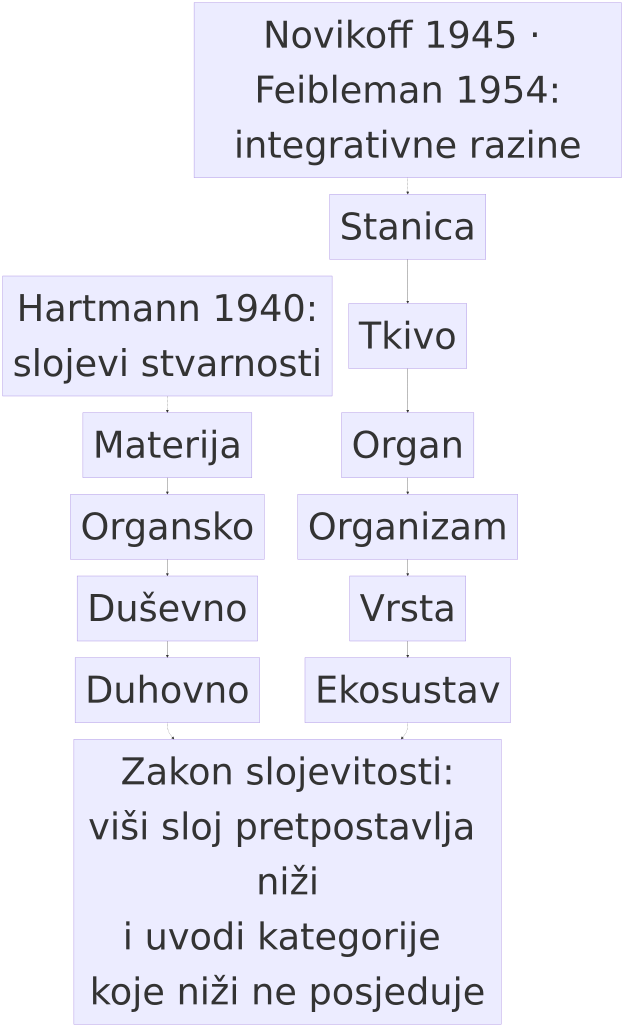
#> input picture figure/dijagram-1-5-slojevi-stvarnosti.png, 1873 x 3081 px (shown at 1/3 size); its folder holds only this picture in this run
$ python check_figure_overflow.py
#> lines starting #> are read from the running program, lines starting #| are printed output that depends on the picture; after the words box and inside, x2 and y2 are one past the last pixel; in counts of white or black regions, pixels touching at a corner belong together
#!/usr/bin/env python3
"""check_figure_overflow.py — mjeri izlazi li tekst iz okvira (bez ljudskog oka).

Zašto: vizualni pregled (`vision_analyze`) je za ovo nepouzdan — u praksi je dvaput
prijavio kvar koji je bila obična glava strelice, a može i prešutjeti stvarno
prelijevanje. Ova provjera je **mjerna**.

Kako mjeri (i zašto baš tako)
-----------------------------
Slova su u renderu **zasebne povezane komponente**, pa se stvarno prelijevanje ne vidi
kao „jedan dugi natpis", nego kao **slova koja nastavljaju red izvan ruba kućice**.
Zato se za svaku kućicu:

  1. nađu komponente teksta čije je središte **unutar** kućice (njezin red teksta),
  2. pogledaju komponente izvan kućice u njezinu susjedstvu (halo) i provjeri je li koja
     **nastavak istoga reda**: preklapa se po visini s unutrašnjim redom i od ruba je
     udaljena manje od ~0,6 visine slova (oznake bridova „da"/„ne" udaljene su više,
     pa se ne broje kao prelijevanje),
  3. isto okomito (red koji pada ispod/iznad kućice).

Alat je **provjeren na kontrolnim slikama** (namjerno prelijevanje lijevo/desno i
okomito, te tekst koji pravilno stoji unutra) — bez toga mjerenje ne vrijedi.

Uporaba: python3 kod/check_figure_overflow.py [figure/*.png ...]
Izlaz: 0 = nema nalaza, 1 = ima nalaza ili se neka slika ne može izmjeriti.
"""
import glob
import os
import sys

import numpy as np
from PIL import Image

ROOT = os.path.dirname(os.path.dirname(os.path.abspath(__file__)))
ISPUNE = [(236, 236, 255), (255, 255, 222), (236, 253, 255), (255, 240, 245)]
TOL_ISPUNE = 12
TEKST = (51, 51, 51)
TOL_TEKSTA = 60
DOPUSTENO = 4          # px tolerancije (zaobljeni rubovi, antialiasing)
HALO = 45              # px susjedstva u kojemu se traži nastavak reda


def _mape(putanja):
    im = Image.open(putanja).convert("RGBA")
    podloga = Image.new("RGBA", im.size, (255, 255, 255, 255))
    im = np.array(Image.alpha_composite(podloga, im).convert("RGB")).astype(int)
    ispuna = np.zeros(im.shape[:2], bool)
    for boja in ISPUNE:
        # tolerancija PO KANALU, i boja mora biti jasno razlučiva od bijele pozadine —
        # inače bijela pozadina prođe kao ispuna i cijela slika postane „jedna kućica"
        if np.abs(np.array(boja) - 255).max() < 10:
            continue
        ispuna |= (np.abs(im - np.array(boja)).max(axis=2) <= TOL_ISPUNE)
    tekst = (np.abs(im - np.array(TEKST)).sum(axis=2) <= TOL_TEKSTA)
    return im, ispuna, tekst


def _kutije(ispuna, min_povrsina=1500, r=8):
    """Pravokutnici ispune, otporni na rupe koje u ispuni ostavljaju slova."""
    from scipy import ndimage
    lab, n = ndimage.label(ndimage.binary_dilation(ispuna, structure=np.ones((2 * r + 1,) * 2, bool)))
    out = []
    for i in range(1, n + 1):
        pripadaju = ispuna & (lab == i)
        if pripadaju.sum() < min_povrsina:
            continue
        ys, xs = np.nonzero(pripadaju)
        out.append((int(xs.min()), int(ys.min()), int(xs.max()), int(ys.max())))
    return out


def _komponente(maska, min_povrsina=10):
    from scipy import ndimage
    lab, n = ndimage.label(maska)
    out = []
    for i in range(1, n + 1):
        ys, xs = np.nonzero(lab == i)
        if len(xs) < min_povrsina:
            continue
        x0, x1, y0, y1 = int(xs.min()), int(xs.max()), int(ys.min()), int(ys.max())
        povrsina_kutije = max((x1 - x0) * (y1 - y0), 1)
        # SLovo je puno (ispuna ≥ 0,18 svojega pravokutnika); crta strelice je prazna
        # (dijagonalna linija daje ~0,02) — bez ovoga se strelice broje kao tekst
        if len(xs) / povrsina_kutije < 0.18:
            continue
        out.append((x0, y0, x1, y1, len(xs)))
    return out


def _slova_u_redu(znakovi):
    """Zadrži samo komponente koje su dio REDA SLOVA (imaju susjeda u istoj visini).

    Zašto: u mermaidovoj zadanoj temi **strelice su iste boje kao tekst** (#333333), pa
    se glave strelica i crte inače broje kao slova i daju lažne nalaze („tekst izlazi
    iznad okvira" gdje je zapravo strelica koja ulazi u okvir). Slovo ima susjeda na
    udaljenosti slova; strelica je sama.
    """
    zadrzani = []
    for z in znakovi:
        x0, y0, x1, y1, _ = z
        for w in znakovi:
            if w is z:
                continue
            wx0, wy0, wx1, wy1, _ = w
            prekl = min(y1, wy1) - max(y0, wy0)
            if prekl <= 0.6 * (y1 - y0):
                continue
            razmak = max(wx0 - x1, x0 - wx1)
            if 0 <= razmak <= 1.6 * max(x1 - x0, 1):
                zadrzani.append(z)
                break
    return zadrzani


def provjeri(putanja):
    """Vrati (popis nalaza, je li slika uopće mjerljiva)."""
    _, ispuna, tekst = _mape(putanja)
#> the loop in _mape, `for boja in ISPUNE: # tolerancija PO KANALU, i boja mora biti jasno ra..` made 4 passes
#> pass 1, in _mape, `ispuna |= (np.abs(im - np.array(boja)).max(axis=2) <= TOL_ISPUNE)`:
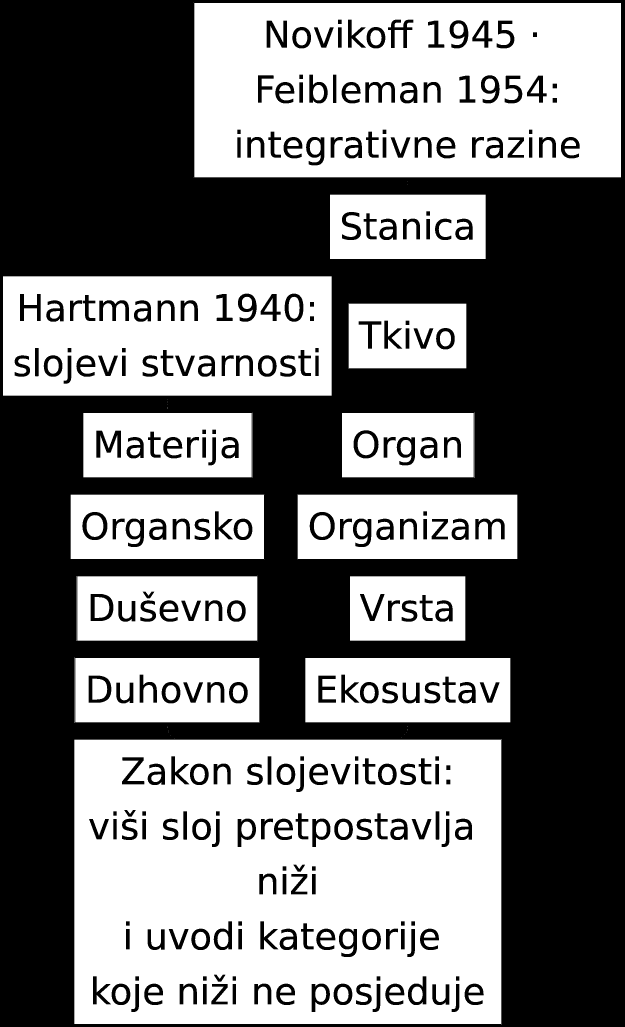
#> ispuna: shape (3081, 1873) bool (shown at 1/3 size); 47.6% white; 128 white regions (30 under 20 px), largest, box (x1, y1, x2, y2) and area: (223, 2219, 1503, 3072) 955789, (583, 9, 1863, 532) 589426, (9, 829, 995, 1187) 301042
#> in _mape, `tekst = (np.abs(im - np.array(TEKST)).sum(axis=2) <= TOL_TEKSTA)`:
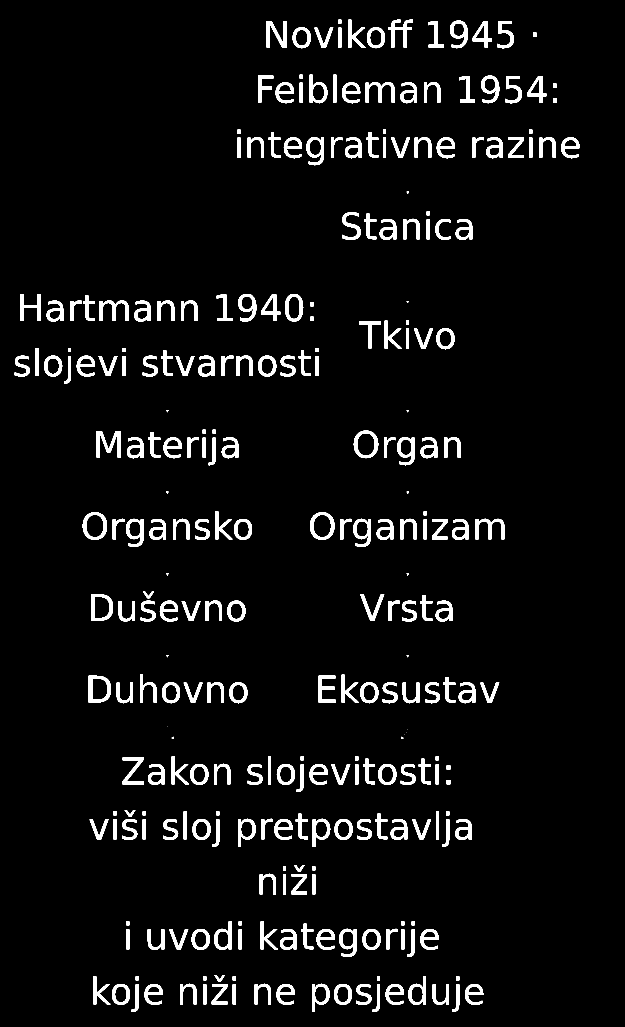
#> tekst: shape (3081, 1873) bool (shown at 1/3 size); 5% white; 276 white regions (4 under 20 px), largest, box (x1, y1, x2, y2) and area: (290, 1293, 363, 1373) 2650, (266, 2027, 333, 2108) 2288, (800, 63, 860, 143) 2279
    kutije = _kutije(ispuna)
#> in _kutije, `lab, n = ndimage.label(ndimage.binary_dilation(ispuna, structure=np.on..`:
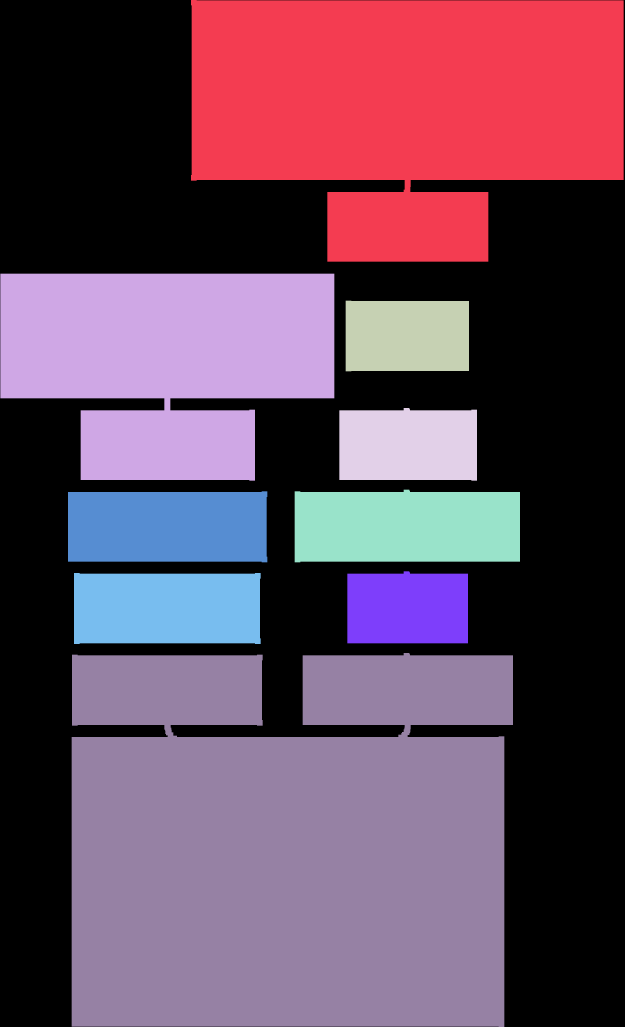
#> lab: shape (3081, 1873) int32 (shown at 1/3 size); 10 distinct labels, from 0 to 9; one colour per label, 0 black
#> in _kutije, `lab, n = ndimage.label(ndimage.binary_dilation(ispuna, structure=np.on..`: n = 9
#> the loop in _kutije, `for i in range(1, n + 1):` made 9 passes
#> pass 1, in _kutije, `pripadaju = ispuna & (lab == i)`:
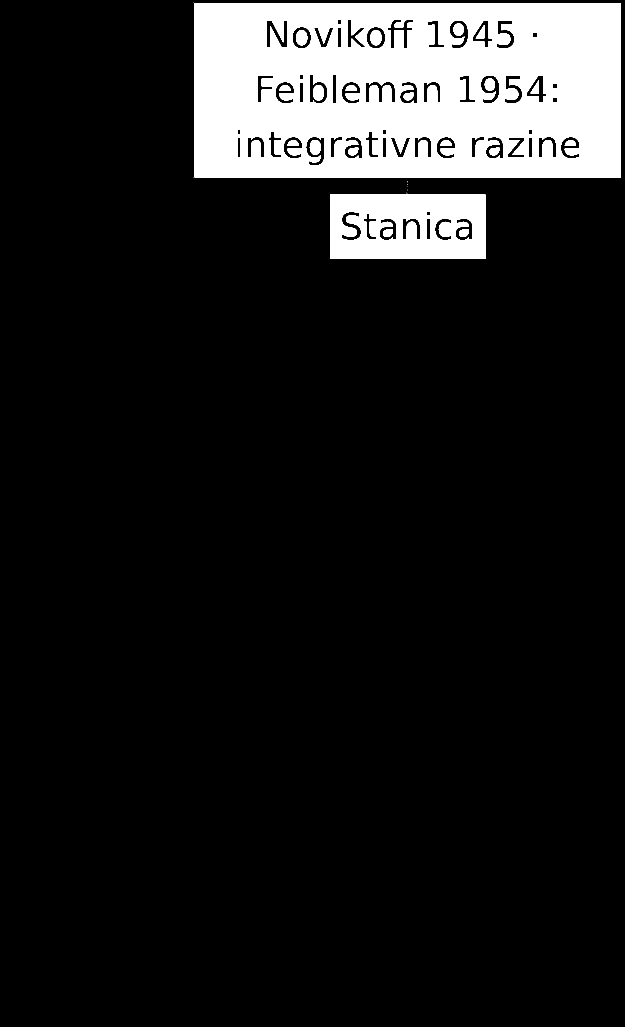
#> pripadaju: shape (3081, 1873) bool (shown at 1/3 size); 11.8% white; 31 white regions (11 under 20 px), largest, box (x1, y1, x2, y2) and area: (583, 9, 1863, 532) 589426, (990, 584, 1457, 777) 78562, (939, 255, 972, 301) 1239
#> pass 3, in _kutije, `pripadaju = ispuna & (lab == i)`:
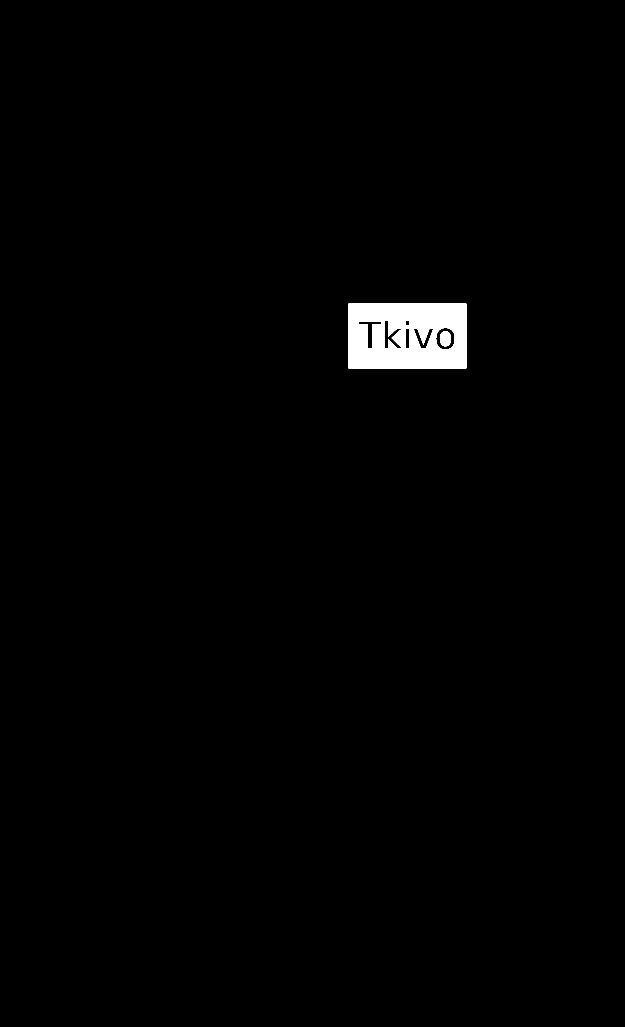
#> pripadaju: shape (3081, 1873) bool (shown at 1/3 size); 1.1% white; 3 white regions, box (x1, y1, x2, y2) and area: (1047, 911, 1399, 1105) 59897, (1320, 993, 1353, 1039) 1233, (1045, 910, 1046, 1106) 196
#> after the loop in _kutije, `for i in range(1, n + 1):`:
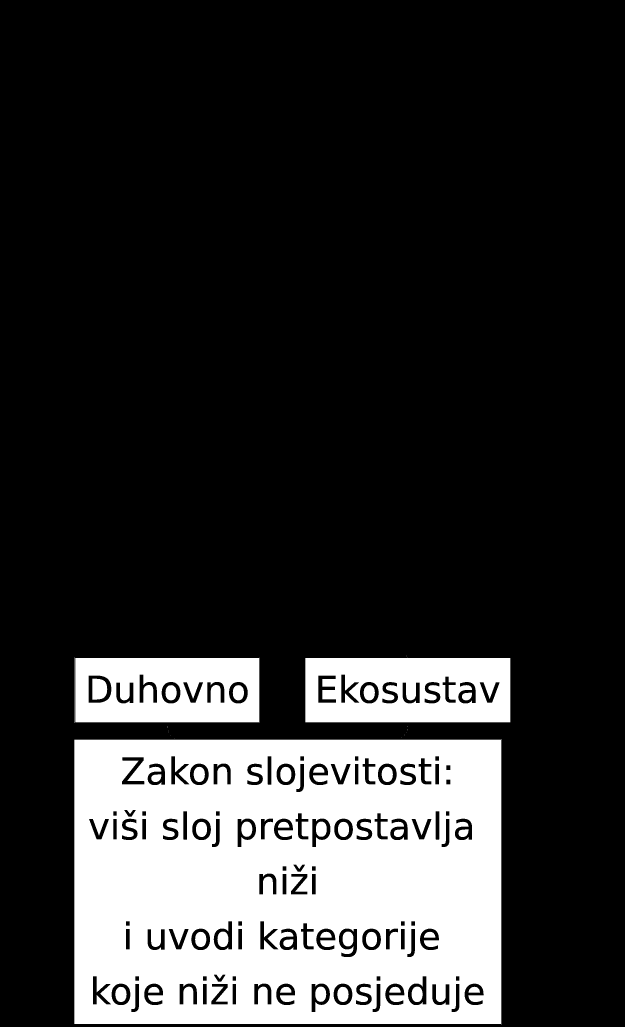
#> pripadaju: shape (3081, 1873) bool (shown at 1/3 size); 20.4% white; 57 white regions (20 under 20 px), largest, box (x1, y1, x2, y2) and area: (223, 2219, 1503, 3072) 955789, (916, 1974, 1531, 2167) 102526, (226, 1974, 778, 2167) 89482
#> after the loop in _kutije, `for i in range(1, n + 1):`: out = [(581, 7, 1862, 776), (9, 829, 994, 1433), (1045, 910, 1398, 1105), (1026, 1232, 1422, 1433), (892, 1477, 1551, 1678), (212, 1482, 793, 1678), (1050, 1722, 1395, 1921), (230, 1727, 773, 1923), (223, 1967, 1530, 3073)]
    znakovi = _slova_u_redu(_komponente(tekst))
    if not kutije or not znakovi:
        return [], False
    nalazi = []
    for kx0, ky0, kx1, ky1 in kutije:
        unutra = [z for z in znakovi
                  if kx0 <= (z[0] + z[2]) / 2 <= kx1 and ky0 <= (z[1] + z[3]) / 2 <= ky1]
        if not unutra:
            continue
        visina = float(np.median([z[3] - z[1] for z in unutra]))
        # prag = dopušteni razmak od ruba. Stvarno prelijevanje ZNAČI da slova dodiruju
        # rub (razmak ≈ 0); oznaka brida („da"/„ne") stoji na strelici, dalje od ruba.
        prag = max(6.0, 0.35 * visina)
        # --- vodoravno: slova koja nastavljaju red izvan lijevoga/desnoga ruba
        lijevi_red = [z for z in unutra if z[0] - kx0 < 0.5 * (kx1 - kx0)]
        desni_red = [z for z in unutra if z[2] - kx0 >= 0.5 * (kx1 - kx0)]
        donji_red = [z for z in unutra if z[3] - ky0 >= 0.5 * (ky1 - ky0)]
        for z in znakovi:
            x0, y0, x1, y1, _ = z
            if (kx0 <= (x0 + x1) / 2 <= kx1 and ky0 <= (y0 + y1) / 2 <= ky1):
                continue                                  # unutrašnji znak
            isti_red_d = any(min(y1, u[3]) - max(y0, u[1]) > 0.5 * (y1 - y0) for u in desni_red)
            isti_red_l = any(min(y1, u[3]) - max(y0, u[1]) > 0.5 * (y1 - y0) for u in lijevi_red)
            isti_red_o = any(min(x1, u[2]) - max(x0, u[0]) > 0.5 * (x1 - x0) for u in donji_red)
            if 0 < x0 - kx1 < prag and isti_red_d and y0 >= ky0 - prag and y1 <= ky1 + prag:
                nalazi.append((f"tekst izlazi desno izvan okvira za {x1 - kx1} px "
                               f"(znak x{x0}–{x1}, kućica x{kx0}–{kx1}, y{ky0}–{ky1})", x1 - kx1))
            elif 0 < kx0 - x1 < prag and isti_red_l and y0 >= ky0 - prag and y1 <= ky1 + prag:
                nalazi.append((f"tekst izlazi lijevo izvan okvira za {kx0 - x0} px "
                               f"(znak x{x0}–{x1}, kućica x{kx0}–{kx1})", kx0 - x0))
            elif 0 < y0 - ky1 < prag and isti_red_o and x0 >= kx0 - prag and x1 <= kx1 + prag:
                nalazi.append((f"tekst izlazi ispod okvira za {y1 - ky1} px "
                               f"(znak y{y0}–{y1}, kućica y{ky0}–{ky1})", y1 - ky1))
            elif 0 < ky0 - y1 < prag and isti_red_o and x0 >= kx0 - prag and x1 <= kx1 + prag:
                nalazi.append((f"tekst izlazi iznad okvira za {ky0 - y0} px "
                               f"(znak y{y0}–{y1}, kućica y{ky0}–{ky1})", ky0 - y0))
    # ukloni dvostruke nalaze za istu kućicu
    jedinstveni, videno = [], set()
    for tekst_nalaza, iznos in nalazi:
        kljuc = tekst_nalaza.split("(")[0] + str(iznos)
        if kljuc not in videno:
            videno.add(kljuc)
            jedinstveni.append((tekst_nalaza, iznos))
    return jedinstveni, True


def main() -> int:
    putevi = sys.argv[1:] or sorted(glob.glob(os.path.join(ROOT, "figure", "*.png")))
    nalaza = 0
    nemjerljivo = []
    for p in putevi:
        n, mjerljivo = provjeri(p)
#> in provjeri, `kutije = _kutije(ispuna)`: kutije has the same summary as out in _kutije
#> in _komponente, `lab, n = ndimage.label(maska)`:
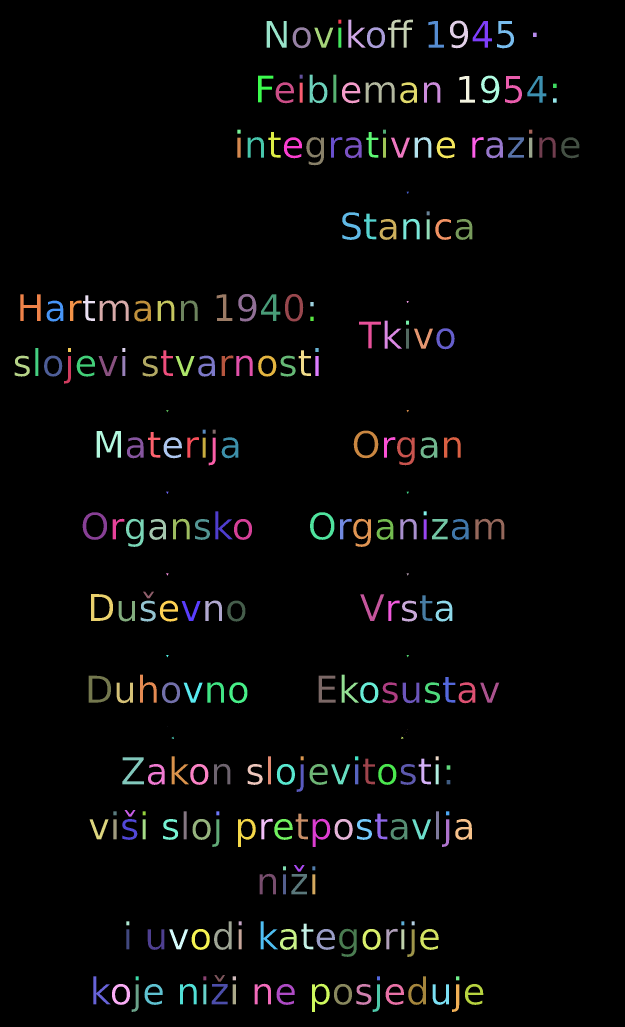
#> lab: shape (3081, 1873) int32 (shown at 1/3 size); 277 distinct labels, from 0 to 276; one colour per label, 0 black
#> in _komponente, `lab, n = ndimage.label(maska)`: n = 276
#> the loop in _komponente, `for i in range(1, n + 1):` made 276 passes
#> (x0, x1, y0, y1, povrsina_kutije) on passes 1 to 3: (1015, 1023, 59, 70, 88), (1045, 1096, 59, 142, 4233), (1164, 1238, 59, 142, 6142)
#> after the loop in _komponente, `for i in range(1, n + 1):`: out = 272 items, first 6: (1015, 59, 1023, 70, 108), (1045, 59, 1096, 142, 1457), (1164, 59, 1238, 142, 2095), (1350, 62, 1403, 144, 1895), (800, 63, 859, 142, 2279), (1285, 63, 1331, 142, 1296)
#> in _slova_u_redu, `zadrzani = []`: zadrzani = []
#> the loop in _slova_u_redu, `for z in znakovi:` made 272 passes
#> (z, x0, y0, x1, y1) on passes 1 to 3: ((1015, 59, 1023, 70, 108), 1015, 59, 1023, 70), ((1045, 59, 1096, 142, 1457), 1045, 59, 1096, 142), ((1164, 59, 1238, 142, 2095), 1164, 59, 1238, 142)
#> after the loop in _slova_u_redu, `for z in znakovi:`: zadrzani = 195 items, first 6: (1045, 59, 1096, 142, 1457), (1164, 59, 1238, 142, 2095), (1350, 62, 1403, 144, 1895), (800, 63, 859, 142, 2279), (1285, 63, 1331, 142, 1296), (1418, 63, 1475, 142, 1652)
#> in provjeri, `znakovi = _slova_u_redu(_komponente(tekst))`: znakovi has the same summary as zadrzani in _slova_u_redu
#> the loop in provjeri, `for kx0, ky0, kx1, ky1 in kutije:` made 9 passes
#> (kx0, ky0, kx1, ky1, visina, prag) on passes 1 to 8: (581, 7, 1862, 776, 62, 21.7), (9, 829, 994, 1433, 62, 21.7), (1045, 910, 1398, 1105, 70.5, 24.67), (1026, 1232, 1422, 1433, 62, 21.7), (892, 1477, 1551, 1678, 61.5, 21.52), (212, 1482, 793, 1678, 62, 21.7), (1050, 1722, 1395, 1921, 62, 21.7), (230, 1727, 773, 1923, 62, 21.7)
#> after the loop in provjeri, `for kx0, ky0, kx1, ky1 in kutije:`: nalazi = []
#> after the loop in provjeri, `for tekst_nalaza, iznos in nalazi:`: videno = 0 items
#> n = []; mjerljivo = True
        ime = os.path.relpath(p, ROOT)
        if not mjerljivo:
            nemjerljivo.append(ime)
            print(f"— {ime}: nije mjerljivo (nisu prepoznate kućice/tekst)")
            continue
        if n:
            nalaza += len(n)
            print(f"⚠ {ime}: {len(n)} nalaza")
            for t, _ in n[:6]:
                print("     -", t)
        else:
            print(f"✔ {ime}: tekst je unutar okvira")
    if nemjerljivo:
        print(f"\n⚠ neizmjerene slike ({len(nemjerljivo)}): paleta boja nije prepoznata — "
              f"pregledati okom")
    print(f"\n{'⚠ nalaza ukupno: ' + str(nalaza) if nalaza else '✔ nema prelijevanja teksta'}")
    return 1 if nalaza else 0


if __name__ == "__main__":
    sys.exit(main())
#> (the program exits here)
